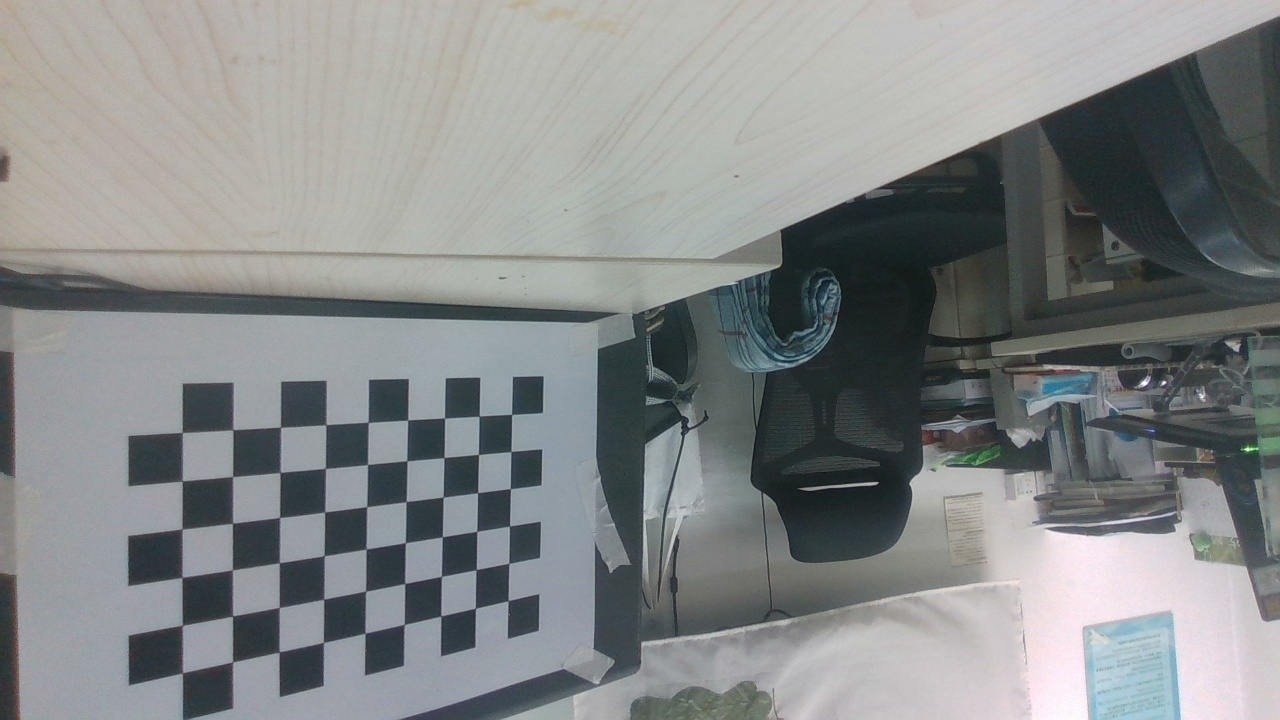
#> input picture src/camera/scripts/test/img/0.jpg, 1280 x 720 px
$ python -i cube_detect_class.py   (imports and definitions only)   (older library calls are emulated)
#> lines starting #> are read from the running program, lines starting #| are printed output that depends on the picture; after the words box and inside, x2 and y2 are one past the last pixel; in counts of white or black regions, pixels touching at a corner belong together
### src/camera/scripts/detection.py
# -*- encoding: utf-8 -*-
'''
@File    :  detection.py
@Time    :  2019/11/10 01:01:20
@Author  :  Li Xiang
@Version :  1.0
@Contact :  lixiang6632@outlook.com
@License :  (C)Copyright 2019-2020, Song-Group-IIM-R&A
@Describe:  this module is used to detect the cube and calculate the coordinates of cube
            under robot's base coordinate system
            functions:
                extract_red, extract_yellow, extract_gray, extract_background，find_two_points，
                calculate_centroid，calculate_distance，calculate_coordinate_of_robot
'''


from math import sqrt
# from cv2 import cv2 as cv
import cv2
import numpy as np
from sympy import symbols, solve


# [111 lines left out: functions extract_orange, extract_red, extract_white, extract_black, extract_green, extract_cyan, not called in this run]


def extract_yellow(img):
    """
        extract yellow object from the input image
        parameter: image
        return: yellow object of the image
    """
    img_hsv = cv2.cvtColor(img, cv2.COLOR_BGR2HSV)
    # extract the yellow area
    # lower_yellow = np.array([15, 100, 135])
    # upper_yellow = np.array([40, 255, 255])
    lower_yellow = np.array([20, 100, 100])  # H最小值, S最小值, V最小值
    upper_yellow = np.array([30, 255, 255])  # H最大值, S最大值, V最大值

    mask = cv2.inRange(img_hsv, lower_yellow, upper_yellow)
    return mask


# [119 lines left out: functions extract_gray, extract_blue, extract_background, find_two_points, calculate_centroid, calculate_distance and 2 more, not called in this run]


# [2 lines that do not run on import are left out]

### src/camera/scripts/cube_detect_class.py
#! /usr/bin/env python3
# -*- coding: UTF-8 -*-
import os
import math
import numpy as np
import cv2
import time
import sys
# 添加当前脚本所在目录到sys.path
current_dir = os.path.dirname(__file__)
sys.path.append(current_dir)
from detection import extract_red, extract_yellow, extract_gray, extract_orange, extract_black, extract_white
import pygame
from pygame.locals import QUIT

class PolygonDetector:
    # [74 lines left out: functions __init__, img_process_canny2max_contour, approx_polygone, get_poly_points, detect_polygon, get_polygon_center, not called in this run]


class Cube:
    def __init__(self,
                 input_image,
                 color='red',
                 show_flag=False,
                 points_num=6,
                 ):
        self.origin_img = input_image.copy()
        self.color = color
        self.points_num = points_num
        self.show_flag = show_flag
        self.surface_points_init
        canny_image = self.img_process_rgb2canny(input_image)
        self.canny_image = canny_image.copy()
        # [31 lines of commented-out code are left out]


    # [69 lines left out: functions draw_two_points_line, draw_one_point_line, calculate_dist_point2line, cross_point, calculate_from_two_points_to_line, calculate_from_points_list_to_line and 1 more, not called in this run]

    def img_process_rgb2canny(self, input_image):
        img = input_image
        if self.show_flag:
            cv2.imshow("img", img)
            cv2.waitKey(0)

        gray_img = cv2.cvtColor(input_image, cv2.COLOR_RGB2GRAY)
        gray_img = cv2.Canny(gray_img, 50, 150, apertureSize = 3)
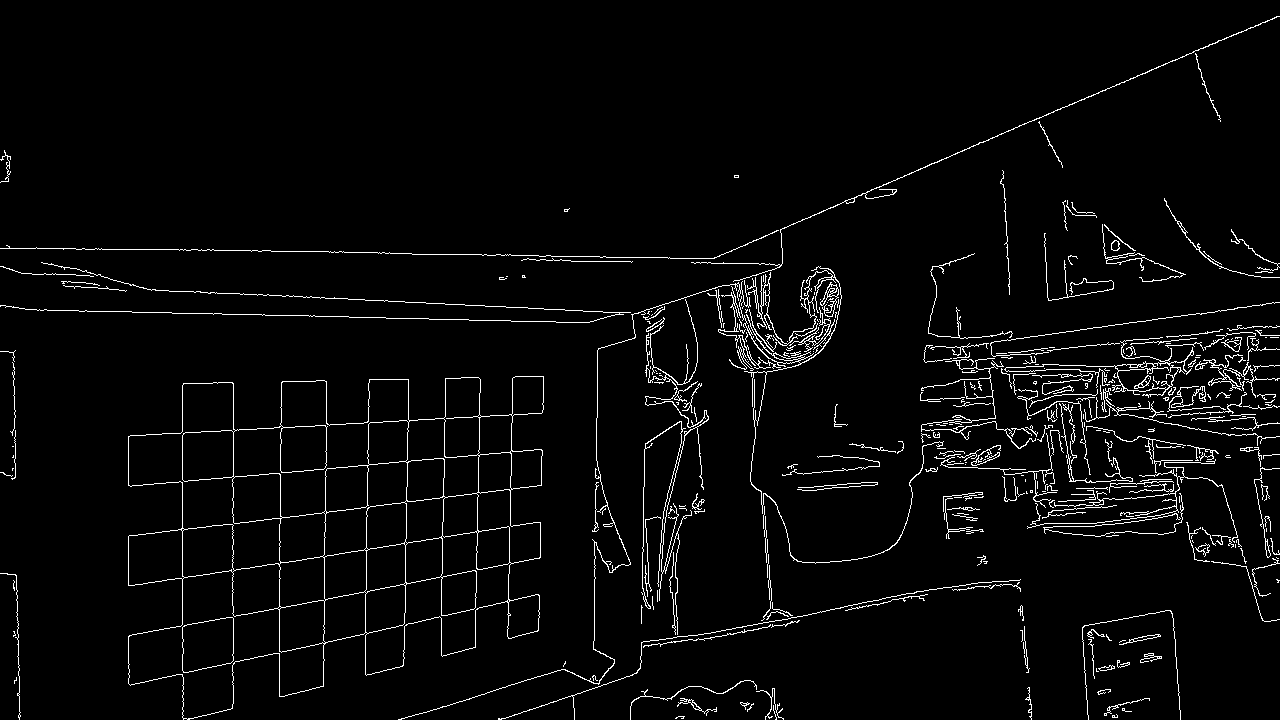
#> gray_img: shape (720, 1280); 3.4% white in thin lines or dots
        if self.show_flag:
            cv2.imshow("gray_img", gray_img)
            cv2.waitKey(0)

        origin_img = img.copy()
        red = extract_yellow(img)
#> in extract_yellow, `img_hsv = cv2.cvtColor(img, cv2.COLOR_BGR2HSV)`: img_hsv: shape (720, 1280, 3); mean H, S, V 56.4, 25.3, 139.3
#> in extract_yellow, `mask = cv2.inRange(img_hsv, lower_yellow, upper_yellow)`:
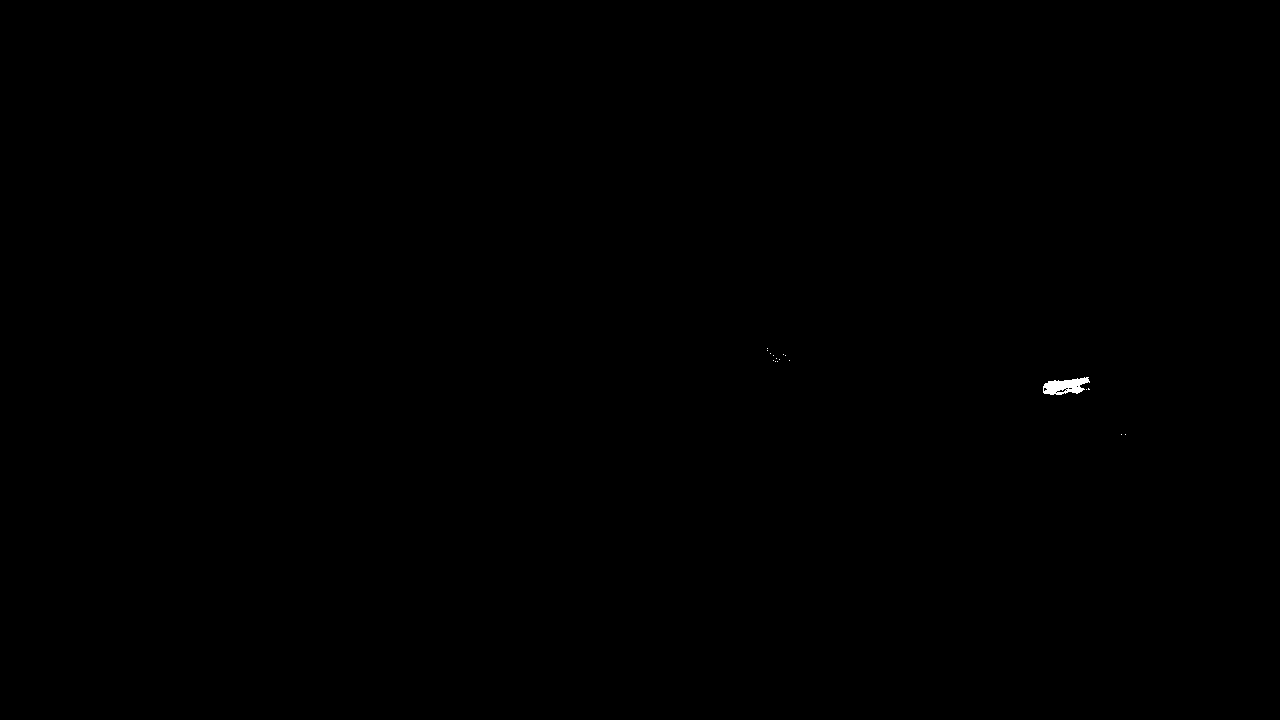
#> mask: shape (720, 1280); 0.06% white; 17 white regions (16 under 20 px), largest, box (x1, y1, x2, y2) and area: (1043, 377, 1090, 395) 531
        if self.show_flag:
            cv2.imshow("red", red)
            cv2.waitKey(0)
        # 去除一些噪点
        red = cv2.medianBlur(red, 5)
#> red: shape (720, 1280); 0.06% white; 1 white region, box (x1, y1, x2, y2) and area: (1044, 377, 1089, 395) 536
        if self.show_flag:
            cv2.imshow("medianBlur", red)
            cv2.waitKey(0)
        gf_time = time.time()
        red = cv2.Canny(red, 50, 150, apertureSize = 3)
#> red: shape (720, 1280); 0.01% white in thin lines or dots, all inside (x1, y1, x2, y2) = (1043, 377, 1089, 395)
        if self.show_flag:
            cv2.imshow("Canny", red)
            cv2.waitKey(0)

        return red

    # [209 lines left out: functions img_process_canny2max_contour, approx_polygone, get_poly_6_points, surface_points_update, divide_6_lines_and_contours, update_6_corners_from_new_6_line_list, not called in this run]

    def surface_points_init(self,):
        self.top_upper_point = []
        self.top_down_point = []
        self.top_left_point = []
        self.top_right_point = []
        self.top_center_point = []
        self.buttom_upper_point = []
        self.buttom_down_point = []
        self.buttom_left_point = []
        self.buttom_right_point = []
        self.buttom_center_point = []
    # [36 lines left out: functions top_surface, buttom_surface, main, not called in this run]
    # print("st:", time.time()-st)
    # cv2.destroyAllWindows()

# [2 lines not run here, left out]

>>> import cv2
>>> picture = cv2.cvtColor(cv2.imread('test/img/0.jpg'), cv2.COLOR_BGR2RGB)
>>> result = Cube(picture).surface_points_init()

$ run again, on src/camera/scripts/test/img/1.jpg
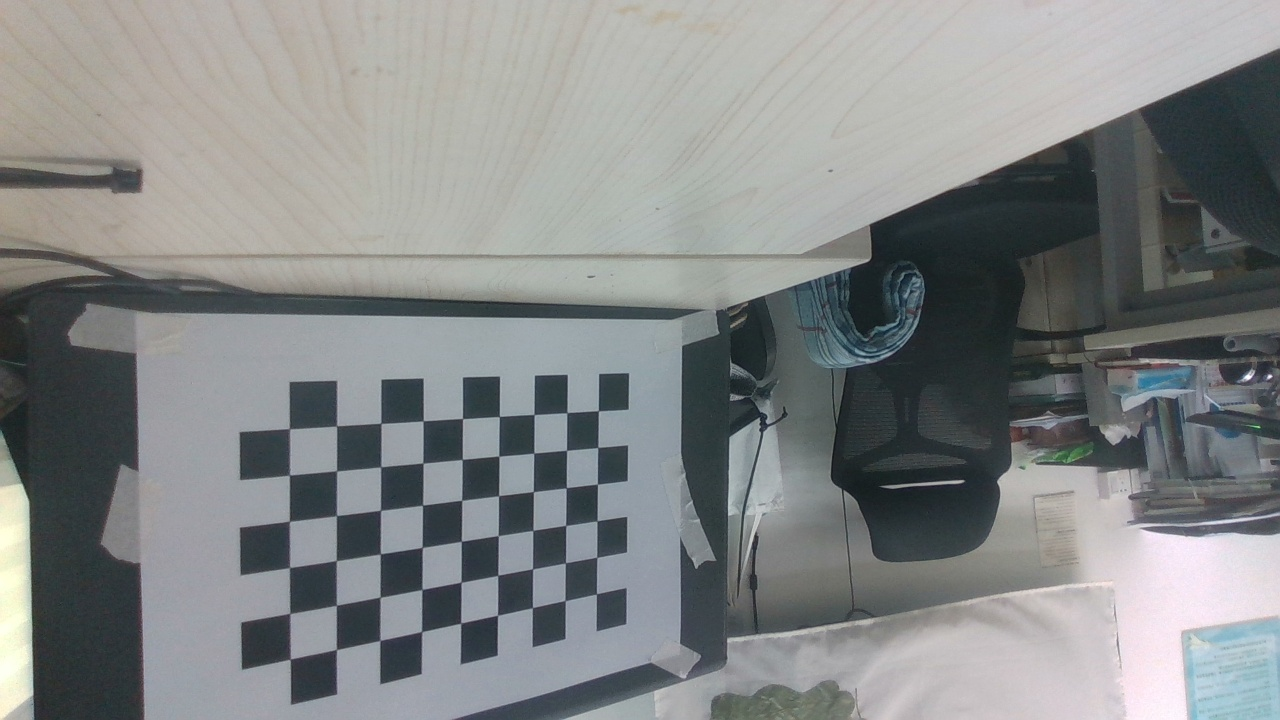
#> input picture src/camera/scripts/test/img/1.jpg, 1280 x 720 px
#> in img_process_rgb2canny, `gray_img = cv2.Canny(gray_img, 50, 150, apertureSize = 3)`:
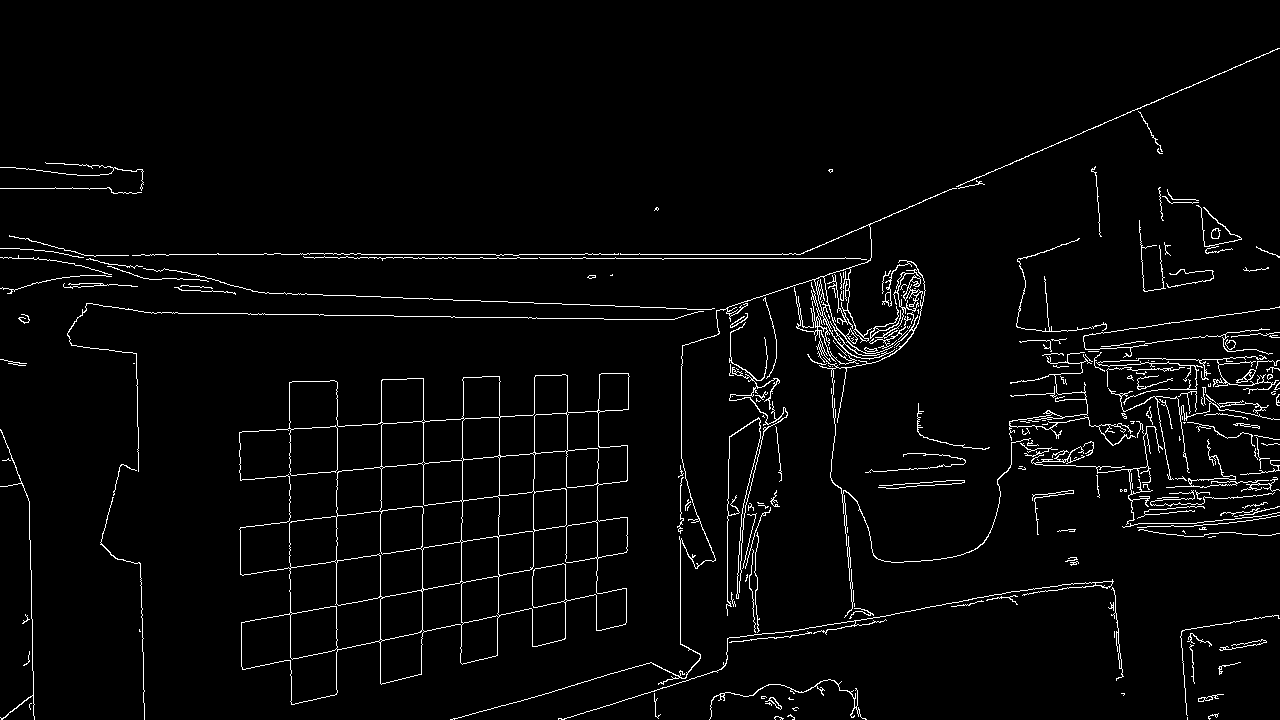
#> gray_img: shape (720, 1280); 3.1% white in thin lines or dots
#> img_hsv: shape (720, 1280, 3); mean H, S, V 57.2, 25.5, 138.6
#> mask: shape (720, 1280); 0.05% white; 7 white regions (6 under 20 px), largest, box (x1, y1, x2, y2) and area: (1138, 371, 1191, 390) 473
